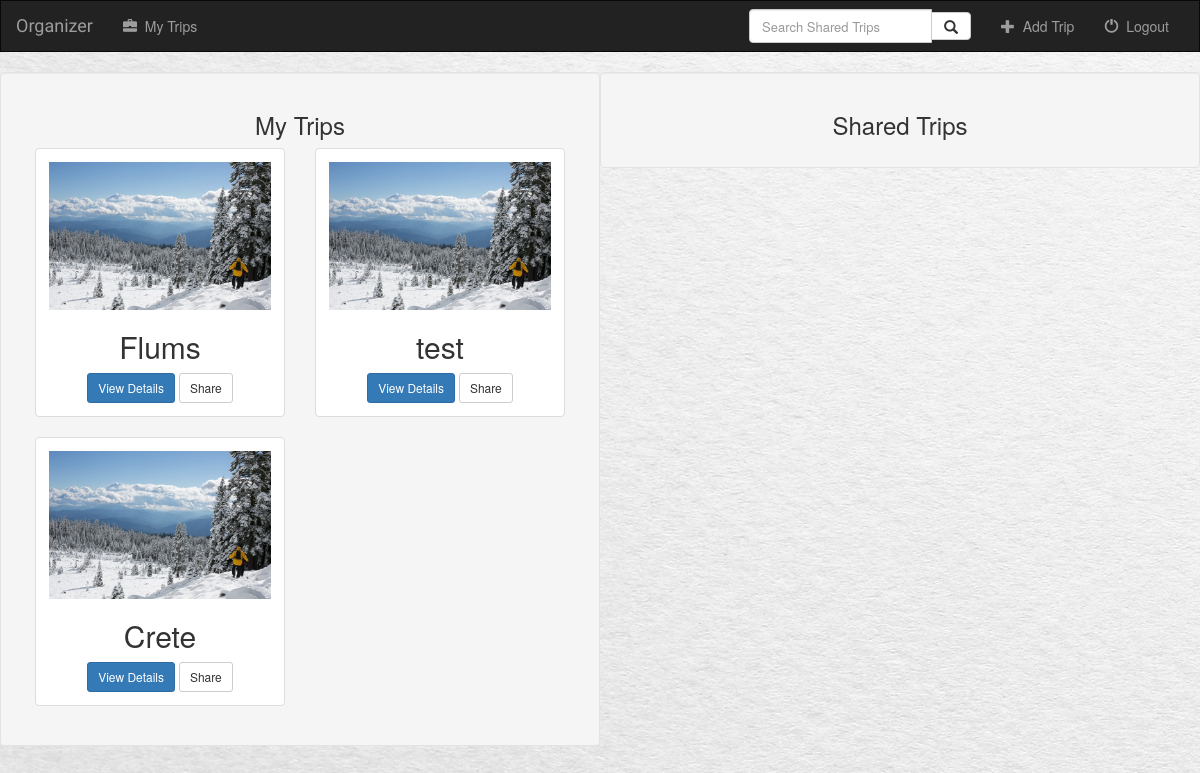
Screenshot of /organizer/ (signed in) with the database file from the repository.
### organizer/models.py (models this page shows, shortened)
class NewTrip(models.Model):
	user = models.ForeignKey(User, default=1)
	shared = models.BooleanField(default=False)
	destination = models.CharField(max_length=200)
	startDate = models.DateField(null=True, blank=True)
	endDate = models.DateField(null=True, blank=True)
	trip_picture = models.ImageField(null=True, blank=True)
	trip_type = models.ForeignKey(TripType, default=DEFAULT_TRIP_TYPE, on_delete=models.SET_DEFAULT, blank=True)

### organizer/views.py (the view)
def index(request):
	if not request.user.is_authenticated():
		all_shared_trips = NewTrip.objects.filter(shared=True)
		if request.method == "GET":
			query = request.GET.get('q')
			if query:
				return render(request, 'organizer/index.html', search(all_shared_trips, query) )
		return render(request, 'organizer/index.html', context )
	else:
		all_shared_trips = NewTrip.objects.filter(shared=True)
		context = {}
		if request.method == "GET":
			query = request.GET.get('q')
			if query:
				context = search(all_shared_trips, query)
				print(context)
		all_trips = Trip.objects.filter(user=request.user)
		new_form_trips = NewTrip.objects.filter(user=request.user)
		loged_user = request.user
		context['all_trips'] = new_form_trips
		context['loged_user'] = loged_user
		if not loged_user.is_active:
			activate_key = ActivationKey.objects.get(user_id=loged_user.id)
			url="http://localhost:8000/organizer/activate/"+activate_key.key
			context['activate'] = url
		return render(request, 'organizer/index.html', context)

### organizer/templates/organizer/index.html (shortened to what this page needs)
{% extends 'organizer/base.html'%}
{% load staticfiles %}
{% block body %}
	{% if not loged_user %}
		<div class="col-sm-6 well">
		<h3>Shared Trips2</h3>
		<div class="shared">
			{% include 'organizer/index_items.html' %}
		</div>
	{% else %}
			<div class="col-xs-12 col-sm-6 well">
			{% if all_trips %}
				<h3>My Trips</h3>
				{% for trip in all_trips %}
					<div class="col-sm-12 col-md-6">
						<div class="thumbnail">
							<div class="caption">
							<a href="{% url 'organizer:detail' trip.id %}">
							{% if trip.trip_picture %}
                            <img src="{{ trip.trip_picture.url }}" class="img-responsive">
							{% else %}
							<img src="{% static 'organizer/image/ski.jpg' %}" class="img-responsive">
							{% endif %}
							</a>
								<h2>{{ trip.destination }}</h2>
								<a href="{% url 'organizer:detail' trip.id %}" class="btn btn-primary btn-sm" role="button">View Details</a>
								<a href="{% url 'organizer:share' trip.id %}" class="btn btn-default btn-sm btn-share" role="button">
									Share
								</a>
							</div>
						</div>
					</div>
				{% endfor %}
			{% else %}
				<h3> You Dont Have Any Trips Yet</h3>
			{% endif %}
			</div>
			<div class="col-xs-12 col-sm-6 well">
				<h3>Shared Trips</h3>
			</div>
		{% endif %}
{% endblock %}

### organizer/static/organizer/style.css (style rules this page uses)
body { background: white url("image/paper_background.jpg"); padding-bottom: 20px; }
label, div { display: block; text-align: center; line-height: 150%; }

### rows the page displays
NewTrip: destination "Flums"
NewTrip: destination "test"
NewTrip: destination "Crete"
